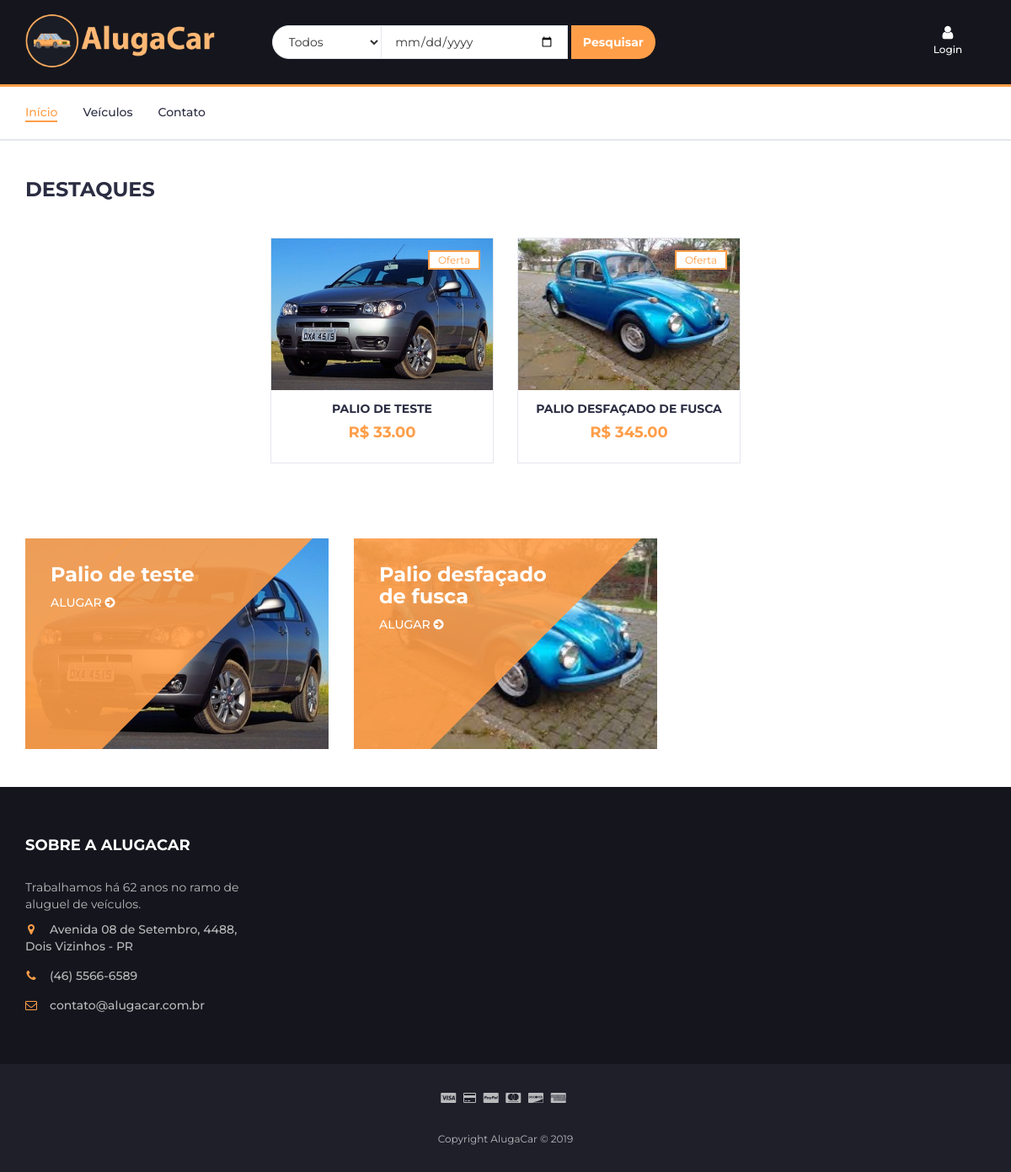
The app's page /, older data.
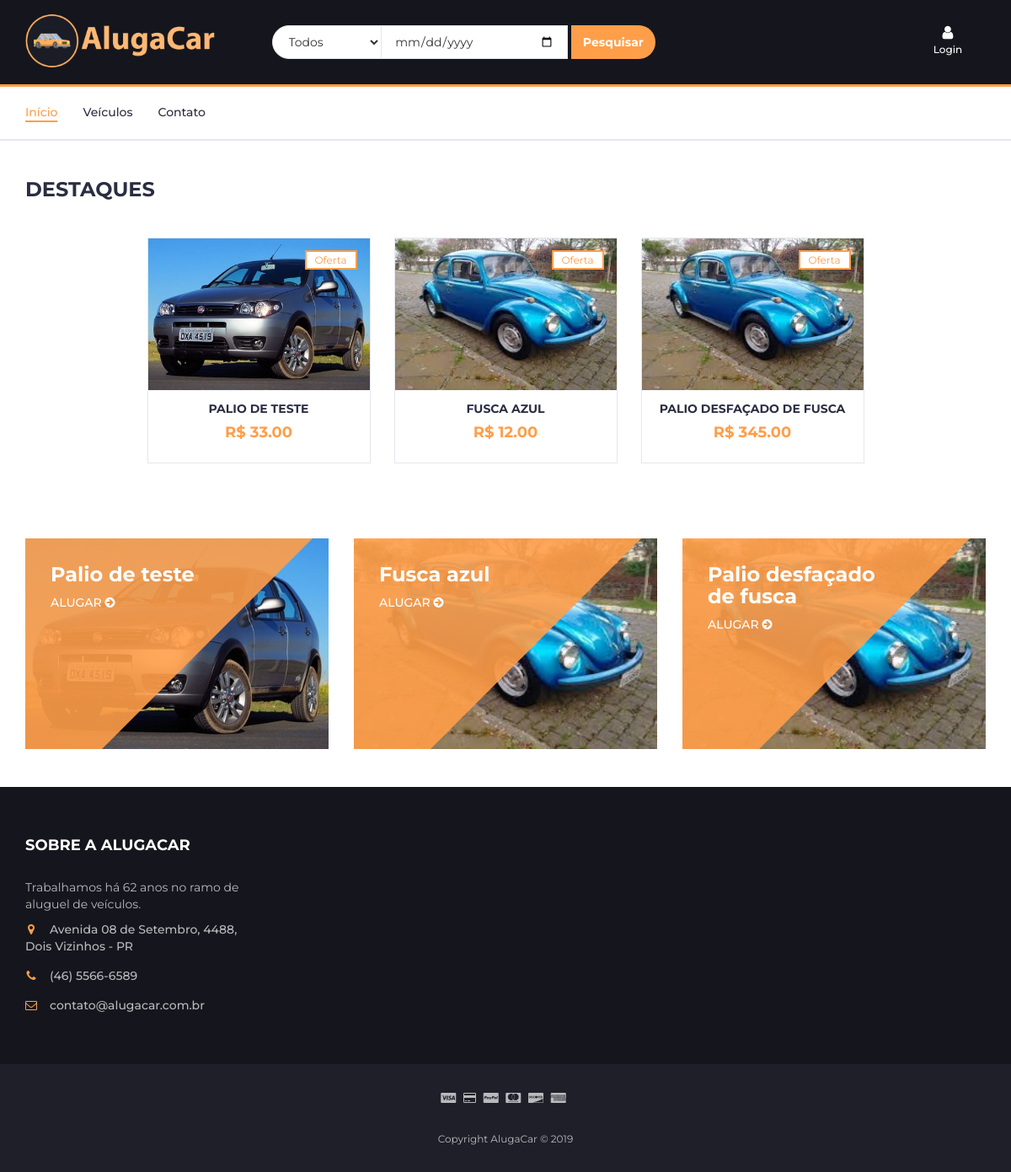
The same page, newer data.
### AlugaCarSite/models.py (models this page shows, shortened)
class Carro(models.Model):
    descricao = models.CharField(max_length=50)
    disponivel = models.BooleanField(default=True)
    valorDia = models.DecimalField(max_digits=10, decimal_places=2)
    marca = models.ForeignKey(Marca, on_delete=models.CASCADE)
    modelo = models.ForeignKey(Modelo,on_delete=models.CASCADE)
    caminhoFoto = models.ImageField(null=True, blank = True,upload_to='AlugaCarSite/static/galeria/carros')
    def getfoto(self):
        dir = str(self.caminhoFoto)
        dir = dir[20:]
        return dir

### AlugaCarSite/views.py (the view, shortened to what this page needs)
# urls.py: 2. Add a URL to urlpatterns:  path('', views.home, name='home')
def home(request):
    form = PesquisaForm(request.POST or None)
    id = request.session.get('login', None)
    if not id or id < 0:
        user = Cliente("-1", "Login", "-1")
    else:
        user = Cliente.objects.get(id=id)
    carros = Carro.objects.all()
    marcas = Marca.objects.all()
    return render(request, "index.html", {'cliente': user, 'carros': carros, 'marcas': marcas, "form": form})

### AlugaCarSite/form.py
class PesquisaForm(forms.ModelForm):
    class Meta:
        model = Aluguel
        fields = {"dataAlugado"}

### AlugaCarSite/templates/index.html (shortened to what the changed rows need)
{% load staticfiles %}
<!DOCTYPE html>
<html lang="pt">
<head>
	<link type="text/css" rel="stylesheet" href="{% static 'css/bootstrap.min.css' %}" />
	<link type="text/css" rel="stylesheet" href="{% static 'css/slick.css' %}" />
	<link type="text/css" rel="stylesheet" href="{% static 'css/slick-theme.css' %}" />
	<link type="text/css" rel="stylesheet" href="{% static 'css/nouislider.min.css' %}" />
	<link rel="stylesheet" href="{% static 'css/font-awesome.min.css' %}">
	<link type="text/css" rel="stylesheet" href="{% static 'css/style.css' %}" />
</head>
<body>
	<div class="section">
		<div class="container">
			<div class="row">
				<div class="col-md-12">
					<div class="row">
						<div class="products-tabs">
							<div id="tab1" class="tab-pane active">
								<div class="products-slick" data-nav="#slick-nav-1">
									{% for car in carros %}
									{% if car.disponivel %}
									<div class="product c{{car.marca.id }}">
										<div class="product-img">
											<img src="{% static car.getfoto %}" alt="" height="180">
											<div class="product-label">
												<span class="sale">Oferta</span>
											</div>
										</div>
										<div class="product-body">
											<h3 class="product-name"><a href="#">{{car.descricao}}</a></h3>
											<h4 class="product-price">R$ {{car.valorDia}}</h4>
										</div>
										<div class="add-to-cart">
											<button class="add-to-cart-btn"
												onclick="location.href='{% url 'confirmar_aluguel' car.id %}'">
												Alugar</button>
										</div>
									</div>
									{% endif %}
									{% endfor %}
								</div>
							</div>
						</div>
					</div>
				</div>
			</div>
		</div>
	</div>
	<div class="section" id="veiculos">
		<div class="container">
			<div class="row">
				{% for car in carros %}
				{% if car.disponivel %}
				<div class="col-md-4 col-xs-6">
					<div class="shop">
						<div class="shop-img">
							<img src="{% static car.getfoto %}" height="250" alt="">
						</div>
						<div class="shop-body">
							<h3>{{car.descricao}}</h3>
							<a href="{% url 'confirmar_aluguel' car.id %}" class="cta-btn">Alugar <i class="fa fa-arrow-circle-right"></i></a>
						</div>
					</div>
				</div>
				{% endif %}
				{% endfor %}
			</div>
		</div>
	</div>
</body>
</html>

Row changes from the older to the newer data that the page shows:
now on this page (row edited): Carro: caminhoFoto (picture), descricao "FUSCA AZUL", valorDia "12.00", descricao "Fusca azul"
